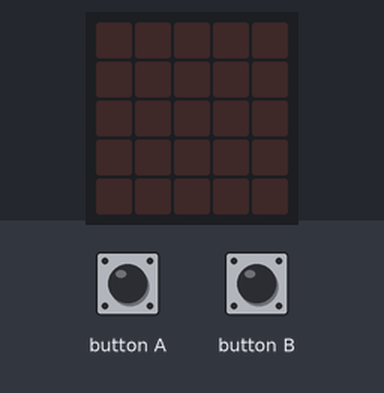
This program was run on a simulated BBC micro:bit (MakeCode). Parts: the board's 5×5 LED display. Inputs (shaded band) come from the test bench.

Above: at 1.2 s.
1.3 s: button A pressed for 0.15 s
At 2.4 s:
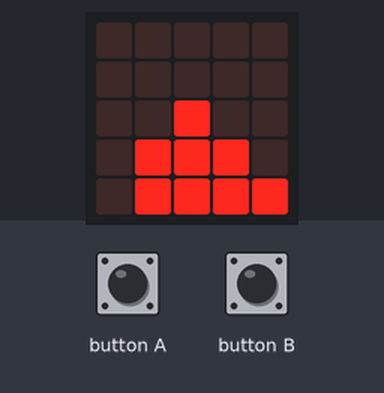
At 4.2 s:
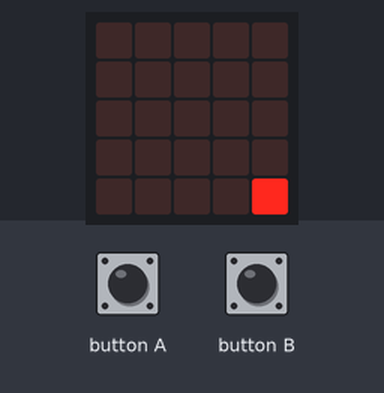
4.4 s: button B pressed for 0.15 s
At 8.0 s:
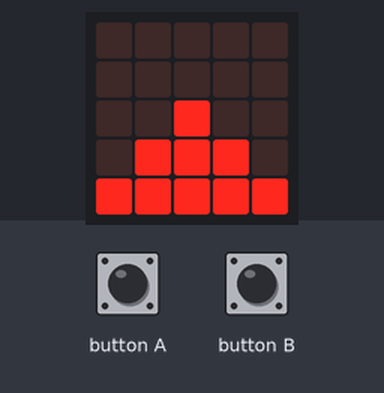
Timing chart, 0 to 9.5 s (numbered marks = the images above; inputs shaded):
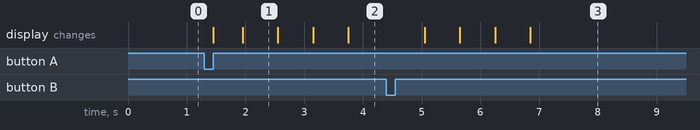

The program:

main.ts
```typescript
input.onButtonPressed(Button.A, function on_button_pressed_a() {
    basic.showLeds(`
        . . . . .
                . . . . .
                . . # . .
                . # # # .
                # # # # #
    `)
    basic.pause(100)
    basic.showLeds(`
        . . . . .
                . . . . .
                . . # . .
                . # # # .
                . # # # #
    `)
    basic.pause(200)
    basic.showLeds(`
        . . . . .
                . . . . .
                . . # . .
                . . # # .
                . . # # #
    `)
    basic.pause(200)
    basic.showLeds(`
        . . . . .
                . . . . .
                . . . . .
                . . . # .
                . . . # #
    `)
    basic.pause(200)
    basic.showLeds(`
        . . . . .
                . . . . .
                . . . . .
                . . . . .
                . . . . #
    `)
    basic.pause(100)
})
input.onButtonPressed(Button.B, function on_button_pressed_b() {
    basic.showLeds(`
        . . . . .
                . . . . .
                . . . . .
                . . . . .
                . . . . #
    `)
    basic.pause(100)
    basic.showLeds(`
        . . . . .
                . . . . .
                . . . . .
                . . . # .
                . . . # #
    `)
    basic.pause(200)
    basic.showLeds(`
        . . . . .
                . . . . .
                . . # . .
                . . # # .
                . . # # #
    `)
    basic.pause(200)
    basic.showLeds(`
        . . . . .
                . . . . .
                . . # . .
                . # # # .
                . # # # #
    `)
    basic.pause(200)
    basic.showLeds(`
        . . . . .
                . . . . .
                . . # . .
                . # # # .
                # # # # #
    `)
    basic.pause(100)
})
```

test.ts
```typescript
// aquí va el archivo "tests"; esto no se compilará cuando este paquete se utilice como una extensión.
```

Measured:
- after the input at 1.3 s, the display: first changes after 0.15 s (image 1 shows a later state)
- after the input at 4.4 s, the display: first changes after 0.65 s (image 3 shows a later state)
- what the display in image 1 shows lasts 0.6 s, from 2.0 s to 2.6 s
